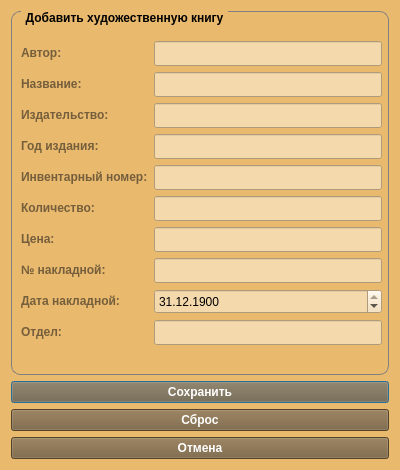
<?xml version="1.0" encoding="UTF-8"?>
<ui version="4.0">
 <class>AddFictionbookWindow</class>
 <widget class="QDialog" name="AddFictionbookWindow">
  <property name="geometry">
   <rect>
    <x>0</x>
    <y>0</y>
    <width>400</width>
    <height>470</height>
   </rect>
  </property>
  <property name="minimumSize">
   <size>
    <width>400</width>
    <height>470</height>
   </size>
  </property>
  <property name="maximumSize">
   <size>
    <width>400</width>
    <height>470</height>
   </size>
  </property>
  <property name="windowTitle">
   <string>Добавить художественную книгу</string>
  </property>
  <property name="windowIcon">
   <iconset resource="../images.qrc">
    <normaloff>:/icon/icons/logo.png</normaloff>:/icon/icons/logo.png</iconset>
  </property>
  <property name="styleSheet">
   <string notr="true">background-color: rgb(233, 185, 110);</string>
  </property>
  <layout class="QGridLayout" name="gridLayout">
   <item row="0" column="0">
    <widget class="QGroupBox" name="addFictionbookGroupBox">
     <property name="font">
      <font>
       <weight>75</weight>
       <bold>true</bold>
      </font>
     </property>
     <property name="styleSheet">
      <string notr="true">

QGroupBox {
    border: 1px solid gray;
    border-radius: 9px;
    margin-top: 0.5em;
}

QGroupBox::title {
    subcontrol-origin: margin;
    left: 10px;
    padding: 0 3px 0 3px;
}

</string>
     </property>
     <property name="title">
      <string>Добавить художественную книгу</string>
     </property>
     <property name="flat">
      <bool>false</bool>
     </property>
     <widget class="QWidget" name="formLayoutWidget">
      <property name="geometry">
       <rect>
        <x>10</x>
        <y>30</y>
        <width>361</width>
        <height>314</height>
       </rect>
      </property>
      <layout class="QFormLayout" name="addFictionbookForm">
       <item row="0" column="0">
        <widget class="QLabel" name="authorLabel">
         <property name="font">
          <font>
           <weight>75</weight>
           <bold>true</bold>
          </font>
         </property>
         <property name="styleSheet">
          <string notr="true">color: rgb(117, 94, 59);</string>
         </property>
         <property name="text">
          <string>Автор:</string>
         </property>
        </widget>
       </item>
       <item row="0" column="1">
        <widget class="QLineEdit" name="fictionbookAuthor">
         <property name="minimumSize">
          <size>
           <width>0</width>
           <height>25</height>
          </size>
         </property>
         <property name="maximumSize">
          <size>
           <width>16777215</width>
           <height>25</height>
          </size>
         </property>
         <property name="styleSheet">
          <string notr="true">background-color: rgb(244, 217, 173);</string>
         </property>
        </widget>
       </item>
       <item row="1" column="0">
        <widget class="QLabel" name="titleLabel">
         <property name="font">
          <font>
           <weight>75</weight>
           <bold>true</bold>
          </font>
         </property>
         <property name="styleSheet">
          <string notr="true">color: rgb(117, 94, 59);</string>
         </property>
         <property name="text">
          <string>Название:</string>
         </property>
        </widget>
       </item>
       <item row="1" column="1">
        <widget class="QLineEdit" name="fictionbookTitle">
         <property name="minimumSize">
          <size>
           <width>0</width>
           <height>25</height>
          </size>
         </property>
         <property name="maximumSize">
          <size>
           <width>16777215</width>
           <height>25</height>
          </size>
         </property>
         <property name="styleSheet">
          <string notr="true">background-color: rgb(244, 217, 173);</string>
         </property>
        </widget>
       </item>
       <item row="2" column="0">
        <widget class="QLabel" name="publishHouseLabel">
         <property name="font">
          <font>
           <weight>75</weight>
           <bold>true</bold>
          </font>
         </property>
         <property name="styleSheet">
          <string notr="true">color: rgb(117, 94, 59);</string>
         </property>
         <property name="text">
          <string>Издательство:</string>
         </property>
        </widget>
       </item>
       <item row="2" column="1">
        <widget class="QLineEdit" name="fictionbookPublishHouse">
         <property name="minimumSize">
          <size>
           <width>0</width>
           <height>25</height>
          </size>
         </property>
         <property name="maximumSize">
          <size>
           <width>16777215</width>
           <height>25</height>
          </size>
         </property>
         <property name="styleSheet">
          <string notr="true">background-color: rgb(244, 217, 173);</string>
         </property>
        </widget>
       </item>
       <item row="3" column="0">
        <widget class="QLabel" name="publishYearLabel">
         <property name="font">
          <font>
           <weight>75</weight>
           <bold>true</bold>
          </font>
         </property>
         <property name="styleSheet">
          <string notr="true">color: rgb(117, 94, 59);</string>
         </property>
         <property name="text">
          <string>Год издания:</string>
         </property>
        </widget>
       </item>
       <item row="3" column="1">
        <widget class="QLineEdit" name="fictionbookPublishYear">
         <property name="minimumSize">
          <size>
           <width>0</width>
           <height>25</height>
          </size>
         </property>
         <property name="maximumSize">
          <size>
           <width>16777215</width>
           <height>25</height>
          </size>
         </property>
         <property name="styleSheet">
          <string notr="true">background-color: rgb(244, 217, 173);</string>
         </property>
        </widget>
       </item>
       <item row="4" column="0">
        <widget class="QLabel" name="inventoryNumberLabel">
         <property name="font">
          <font>
           <weight>75</weight>
           <bold>true</bold>
          </font>
         </property>
         <property name="styleSheet">
          <string notr="true">color: rgb(117, 94, 59);</string>
         </property>
         <property name="text">
          <string>Инвентарный номер:</string>
         </property>
        </widget>
       </item>
       <item row="4" column="1">
        <widget class="QLineEdit" name="fictionbookInventoryNumber">
         <property name="minimumSize">
          <size>
           <width>0</width>
           <height>25</height>
          </size>
         </property>
         <property name="maximumSize">
          <size>
           <width>16777215</width>
           <height>25</height>
          </size>
         </property>
         <property name="styleSheet">
          <string notr="true">background-color: rgb(244, 217, 173);</string>
         </property>
        </widget>
       </item>
       <item row="5" column="0">
        <widget class="QLabel" name="countLabel">
         <property name="font">
          <font>
           <weight>75</weight>
           <bold>true</bold>
          </font>
         </property>
         <property name="styleSheet">
          <string notr="true">color: rgb(117, 94, 59);</string>
         </property>
         <property name="text">
          <string>Количество:</string>
         </property>
        </widget>
       </item>
       <item row="5" column="1">
        <widget class="QLineEdit" name="fictionbookCount">
         <property name="minimumSize">
          <size>
           <width>0</width>
           <height>25</height>
          </size>
         </property>
         <property name="maximumSize">
          <size>
           <width>16777215</width>
           <height>25</height>
          </size>
         </property>
         <property name="styleSheet">
          <string notr="true">background-color: rgb(244, 217, 173);</string>
         </property>
        </widget>
       </item>
       <item row="6" column="0">
        <widget class="QLabel" name="priceLabel">
         <property name="font">
          <font>
           <weight>75</weight>
           <bold>true</bold>
          </font>
         </property>
         <property name="styleSheet">
          <string notr="true">color: rgb(117, 94, 59);</string>
         </property>
         <property name="text">
          <string>Цена:</string>
         </property>
        </widget>
       </item>
       <item row="6" column="1">
        <widget class="QLineEdit" name="fictionbookPrice">
         <property name="minimumSize">
          <size>
           <width>0</width>
           <height>25</height>
          </size>
         </property>
         <property name="maximumSize">
          <size>
           <width>16777215</width>
           <height>25</height>
          </size>
         </property>
         <property name="styleSheet">
          <string notr="true">background-color: rgb(244, 217, 173);</string>
         </property>
        </widget>
       </item>
       <item row="7" column="0">
        <widget class="QLabel" name="invoiceNumLabel">
         <property name="font">
          <font>
           <weight>75</weight>
           <bold>true</bold>
          </font>
         </property>
         <property name="styleSheet">
          <string notr="true">color: rgb(117, 94, 59);</string>
         </property>
         <property name="text">
          <string>№ накладной:</string>
         </property>
        </widget>
       </item>
       <item row="7" column="1">
        <widget class="QLineEdit" name="fictionbookInvoiceNum">
         <property name="minimumSize">
          <size>
           <width>0</width>
           <height>25</height>
          </size>
         </property>
         <property name="maximumSize">
          <size>
           <width>16777215</width>
           <height>25</height>
          </size>
         </property>
         <property name="styleSheet">
          <string notr="true">background-color: rgb(244, 217, 173);</string>
         </property>
        </widget>
       </item>
       <item row="8" column="0">
        <widget class="QLabel" name="invoiceDateLabel">
         <property name="font">
          <font>
           <weight>75</weight>
           <bold>true</bold>
          </font>
         </property>
         <property name="styleSheet">
          <string notr="true">color: rgb(117, 94, 59);</string>
         </property>
         <property name="text">
          <string>Дата накладной:</string>
         </property>
        </widget>
       </item>
       <item row="8" column="1">
        <widget class="QDateEdit" name="fictionbookInvoiceDate">
         <property name="minimumSize">
          <size>
           <width>0</width>
           <height>25</height>
          </size>
         </property>
         <property name="maximumSize">
          <size>
           <width>16777215</width>
           <height>25</height>
          </size>
         </property>
         <property name="styleSheet">
          <string notr="true">background-color: rgb(244, 217, 173);</string>
         </property>
         <property name="displayFormat">
          <string>dd.MM.yyyy</string>
         </property>
         <property name="date">
          <date>
           <year>1900</year>
           <month>12</month>
           <day>31</day>
          </date>
         </property>
        </widget>
       </item>
       <item row="9" column="0">
        <widget class="QLabel" name="departmentLabel">
         <property name="font">
          <font>
           <weight>75</weight>
           <bold>true</bold>
          </font>
         </property>
         <property name="styleSheet">
          <string notr="true">color: rgb(117, 94, 59);</string>
         </property>
         <property name="text">
          <string>Отдел:</string>
         </property>
        </widget>
       </item>
       <item row="9" column="1">
        <widget class="QLineEdit" name="fictionbookDepartment">
         <property name="minimumSize">
          <size>
           <width>0</width>
           <height>25</height>
          </size>
         </property>
         <property name="maximumSize">
          <size>
           <width>16777215</width>
           <height>25</height>
          </size>
         </property>
         <property name="styleSheet">
          <string notr="true">background-color: rgb(244, 217, 173);</string>
         </property>
        </widget>
       </item>
      </layout>
     </widget>
    </widget>
   </item>
   <item row="1" column="0">
    <widget class="QPushButton" name="fictionbookSaveBtn">
     <property name="font">
      <font>
       <weight>75</weight>
       <bold>true</bold>
      </font>
     </property>
     <property name="styleSheet">
      <string notr="true">background-color: rgb(117, 94, 59);
color: rgb(255, 255, 255);</string>
     </property>
     <property name="text">
      <string>Сохранить</string>
     </property>
     <property name="icon">
      <iconset resource="../images.qrc">
       <normaloff>:/icon/icons/saveBtnIcon.png</normaloff>:/icon/icons/saveBtnIcon.png</iconset>
     </property>
     <property name="checkable">
      <bool>false</bool>
     </property>
    </widget>
   </item>
   <item row="2" column="0">
    <widget class="QPushButton" name="fictionbookClearBtn">
     <property name="font">
      <font>
       <weight>75</weight>
       <bold>true</bold>
      </font>
     </property>
     <property name="styleSheet">
      <string notr="true">background-color: rgb(117, 94, 59);
color: rgb(255, 255, 255);</string>
     </property>
     <property name="text">
      <string>Сброс</string>
     </property>
     <property name="icon">
      <iconset resource="../images.qrc">
       <normaloff>:/icon/icons/clearBtnIcon.png</normaloff>:/icon/icons/clearBtnIcon.png</iconset>
     </property>
    </widget>
   </item>
   <item row="3" column="0">
    <widget class="QPushButton" name="fictionbookCancelBtn">
     <property name="font">
      <font>
       <weight>75</weight>
       <bold>true</bold>
      </font>
     </property>
     <property name="styleSheet">
      <string notr="true">background-color: rgb(117, 94, 59);
color: rgb(255, 255, 255);</string>
     </property>
     <property name="text">
      <string>Отмена</string>
     </property>
     <property name="icon">
      <iconset resource="../images.qrc">
       <normaloff>:/icon/icons/cancelBtnIcon.png</normaloff>:/icon/icons/cancelBtnIcon.png</iconset>
     </property>
    </widget>
   </item>
  </layout>
 </widget>
 <tabstops>
  <tabstop>fictionbookAuthor</tabstop>
  <tabstop>fictionbookTitle</tabstop>
  <tabstop>fictionbookPublishHouse</tabstop>
  <tabstop>fictionbookPublishYear</tabstop>
  <tabstop>fictionbookCount</tabstop>
  <tabstop>fictionbookPrice</tabstop>
  <tabstop>fictionbookInvoiceNum</tabstop>
 </tabstops>
 <resources>
  <include location="../images.qrc"/>
 </resources>
 <connections/>
</ui>
